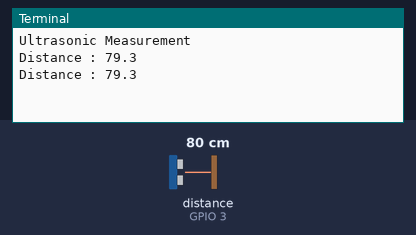
A program run on a simulated Raspberry Pi (BCM pin numbers). Parts: the last lines printed to the terminal. Inputs (shaded band) come from the test bench; at power-on: distance to the obstacle (sensor on GPIO 3) 80 cm. The echo pulse lasts 58.3 µs per cm; the clock reads 2024-03-15 10:24:30 at power-on unless the program sets it.

Above: at 1.7 s.
1.8 s: distance to the obstacle (sensor on GPIO 3) set to 2 cm
At 3.0 s:
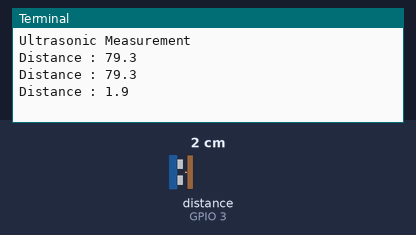
3.3 s: distance to the obstacle (sensor on GPIO 3) set to 4 cm
At 4.3 s:
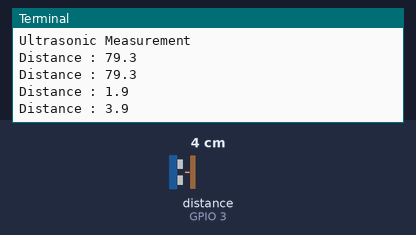
Timing chart, 0 to 6.3 s (numbered marks = the images above; inputs shaded):
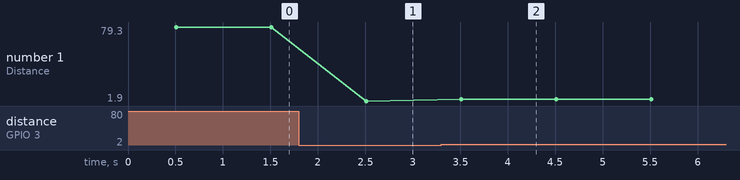

The program:

UltrasonicPython.py
```python
#!/usr/bin/python
#+-+-+-+-+-+-+-+-+-+-+-+-+-+-+-+-+-+-+-+-+-+
#|R|a|s|p|b|e|r|r|y|P|i|-|S|p|y|.|c|o|.|u|k|
#+-+-+-+-+-+-+-+-+-+-+-+-+-+-+-+-+-+-+-+-+-+
#
# ultrasonic_1.py
# Measure distance using an ultrasonic module
#
# Author : Matt Hawkins
# Date   : 09/01/2013

# Import required Python libraries
import time
import RPi.GPIO as GPIO

# Use BCM GPIO references
# instead of physical pin numbers
GPIO.setmode(GPIO.BCM)

# Define GPIO to use on Pi
GPIO_TRIGGER = 2
GPIO_ECHO = 3

print "Ultrasonic Measurement"

# Set pins as output and input
GPIO.setup(GPIO_TRIGGER,GPIO.OUT)  # Trigger
GPIO.setup(GPIO_ECHO,GPIO.IN)      # Echo

# Set trigger to False (Low)
GPIO.output(GPIO_TRIGGER, False)

# Allow module to settle
time.sleep(0.5)
while 1==1:
	# Send 10us pulse to trigger
	GPIO.output(GPIO_TRIGGER, True)
	time.sleep(0.00001)
	GPIO.output(GPIO_TRIGGER, False)
	start = time.time()
	while GPIO.input(GPIO_ECHO)==0:
	  start = time.time()

	while GPIO.input(GPIO_ECHO)==1:
	  stop = time.time()

	# Calculate pulse length
	elapsed = stop-start

	# Distance pulse travelled in that time is time
	# multiplied by the speed of sound (cm/s)
	distance = elapsed * 34000

	# That was the distance there and back so halve the value
	distance = distance / 2

	print "Distance : %.1f" % distance
	time.sleep(1)

# Reset GPIO settings
GPIO.cleanup()
```

Measured:
- after the input at 1.8 s, the terminal: prints a new line after 0.71 s (image 1)
- after the input at 3.3 s, the terminal: prints a new line after 0.21 s (image 2)
- plotted number 1: 79.3 → 1.9 after the input at 1.8 s, 1.9 → 3.9 after the input at 3.3 s
